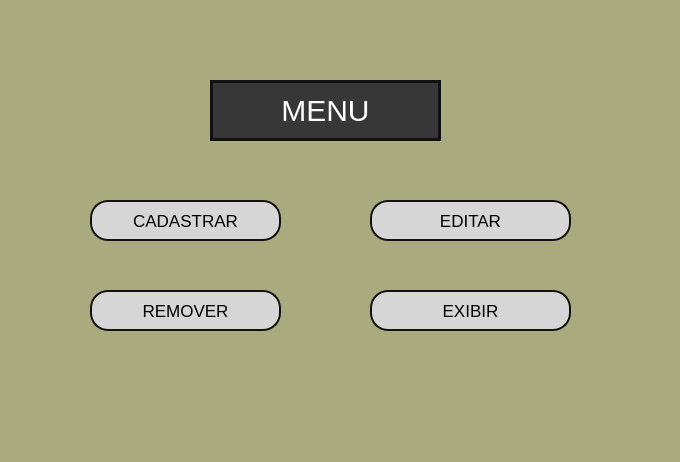
<?xml version="1.0" encoding="UTF-8"?>
<ui version="4.0">
 <class>Dialog</class>
 <widget class="QDialog" name="Dialog">
  <property name="geometry">
   <rect>
    <x>0</x>
    <y>0</y>
    <width>680</width>
    <height>462</height>
   </rect>
  </property>
  <property name="windowTitle">
   <string>Dialog</string>
  </property>
  <property name="styleSheet">
   <string notr="true">background-color: rgb(170, 170, 127);</string>
  </property>
  <widget class="QLabel" name="label">
   <property name="geometry">
    <rect>
     <x>210</x>
     <y>80</y>
     <width>231</width>
     <height>61</height>
    </rect>
   </property>
   <property name="font">
    <font>
     <family>Arial</family>
     <pointsize>-1</pointsize>
     <underline>false</underline>
     <strikeout>false</strikeout>
    </font>
   </property>
   <property name="styleSheet">
    <string notr="true">color: rgb(255, 255, 255, );
background-color: rgb(55, 55, 55);
border:3px solid #111111;
	display:inline-block;
	cursor:pointer;
	font-family:Arial;
	font-size:30px;
	padding:7px 25px;
	text-decoration:none;
	text-shadow:0px 1px 0px #810e05;</string>
   </property>
   <property name="text">
    <string>MENU</string>
   </property>
   <property name="alignment">
    <set>Qt::AlignCenter</set>
   </property>
  </widget>
  <widget class="QPushButton" name="pushButton_cadrastar2">
   <property name="geometry">
    <rect>
     <x>90</x>
     <y>200</y>
     <width>191</width>
     <height>41</height>
    </rect>
   </property>
   <property name="styleSheet">
    <string notr="true">
	box-shadow: 3px 4px 0px 0px #8a2a21;
	background:linear-gradient(to bottom, #c62d1f 5%, #f24437 100%);
    background-color: rgb(214, 214, 214);
	border-radius:18px;
	border:2px solid #111111;
	display:inline-block;
	cursor:pointer;
	color: rgb(0, 0, 0);
	font-family:Arial;
	font-size:17px;
	padding:7px 25px;
	text-decoration:none;
	text-shadow:0px 1px 0px #810e05;



</string>
   </property>
   <property name="text">
    <string>CADASTRAR</string>
   </property>
   <property name="icon">
    <iconset>
     <normaloff>signup-icon-29.png</normaloff>signup-icon-29.png</iconset>
   </property>
   <property name="iconSize">
    <size>
     <width>70</width>
     <height>30</height>
    </size>
   </property>
  </widget>
  <widget class="QPushButton" name="pushButton_remover">
   <property name="geometry">
    <rect>
     <x>90</x>
     <y>290</y>
     <width>191</width>
     <height>41</height>
    </rect>
   </property>
   <property name="styleSheet">
    <string notr="true">box-shadow: 3px 4px 0px 0px #8a2a21;
	background:linear-gradient(to bottom, #c62d1f 5%, #f24437 100%);
	background-color: rgb(214, 214, 214);
	border-radius:18px;
	border:2px solid #111111;
	display:inline-block;
	cursor:pointer;
	color: rgb(0, 0, 0);
	font-family:Arial;
	font-size:17px;
	padding:7px 25px;
	text-decoration:none;
	text-shadow:0px 1px 0px #810e05;



</string>
   </property>
   <property name="text">
    <string>REMOVER</string>
   </property>
   <property name="icon">
    <iconset>
     <normaloff>imagem/remove-png.jpg</normaloff>imagem/remove-png.jpg</iconset>
   </property>
   <property name="iconSize">
    <size>
     <width>30</width>
     <height>33</height>
    </size>
   </property>
  </widget>
  <widget class="QPushButton" name="pushButton_editar">
   <property name="geometry">
    <rect>
     <x>370</x>
     <y>200</y>
     <width>201</width>
     <height>41</height>
    </rect>
   </property>
   <property name="layoutDirection">
    <enum>Qt::LeftToRight</enum>
   </property>
   <property name="styleSheet">
    <string notr="true">   background:linear-gradient(to bottom, #c62d1f 5%, #f24437 100%);
	background-color: rgb(214, 214, 214);
	border-radius:18px;
	border:2px solid #111111;
	display:inline-block;
	cursor:pointer;
	color: rgb(0, 0, 0);
	font-family:Arial;
	font-size:17px;
	padding:7px 25px;
	text-decoration:none;
	text-shadow:0px 1px 0px #810e05;



</string>
   </property>
   <property name="text">
    <string>EDITAR</string>
   </property>
   <property name="icon">
    <iconset>
     <normaloff>imagem/edit.png</normaloff>imagem/edit.png</iconset>
   </property>
   <property name="iconSize">
    <size>
     <width>70</width>
     <height>40</height>
    </size>
   </property>
  </widget>
  <widget class="QPushButton" name="pushButton_imprimir">
   <property name="geometry">
    <rect>
     <x>370</x>
     <y>290</y>
     <width>201</width>
     <height>41</height>
    </rect>
   </property>
   <property name="styleSheet">
    <string notr="true">box-shadow: 3px 4px 0px 0px #8a2a21;
	background:linear-gradient(to bottom, #c62d1f 5%, #f24437 100%);
	background-color: rgb(214, 214, 214);
	border-radius:18px;
	border:2px solid #111111;
	display:inline-block;
	cursor:pointer;
	color: rgb(0, 0, 0);
	font-family:Arial;
	font-size:17px;
	padding:7px 25px;
	text-decoration:none;
	text-shadow:0px 1px 0px #810e05;



</string>
   </property>
   <property name="text">
    <string>EXIBIR</string>
   </property>
   <property name="icon">
    <iconset>
     <normaloff>imagem/cria-2.png</normaloff>imagem/cria-2.png</iconset>
   </property>
   <property name="iconSize">
    <size>
     <width>30</width>
     <height>30</height>
    </size>
   </property>
  </widget>
  <widget class="QLabel" name="label_2">
   <property name="geometry">
    <rect>
     <x>0</x>
     <y>0</y>
     <width>691</width>
     <height>471</height>
    </rect>
   </property>
   <property name="text">
    <string/>
   </property>
   <property name="pixmap">
    <pixmap>imagem/WhatsApp Image 2019-12-05 at 21.06.29.jpeg</pixmap>
   </property>
   <property name="scaledContents">
    <bool>true</bool>
   </property>
  </widget>
  <zorder>label_2</zorder>
  <zorder>pushButton_remover</zorder>
  <zorder>pushButton_imprimir</zorder>
  <zorder>label</zorder>
  <zorder>pushButton_editar</zorder>
  <zorder>pushButton_cadrastar2</zorder>
 </widget>
 <resources/>
 <connections/>
</ui>
